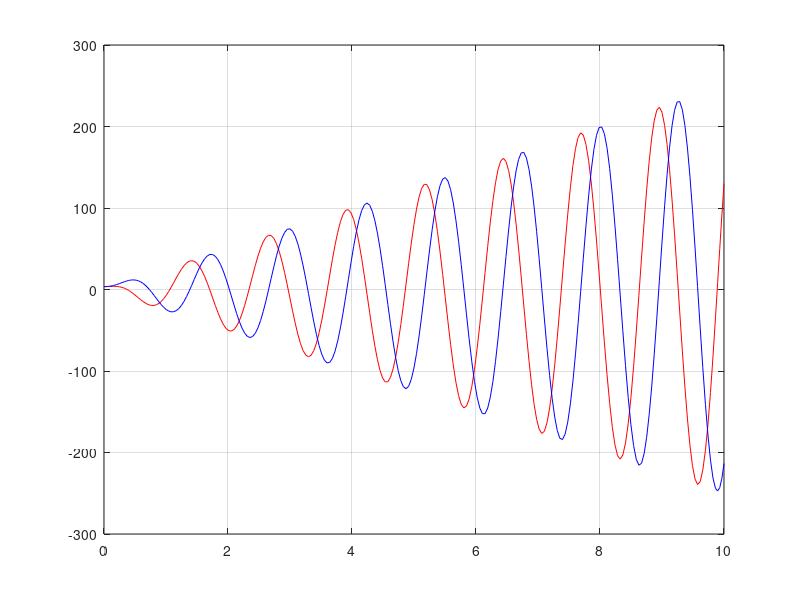
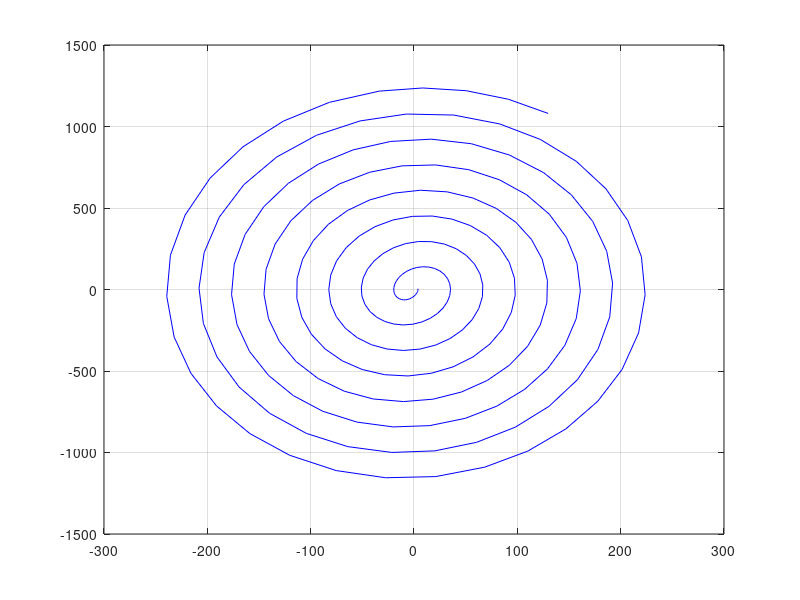
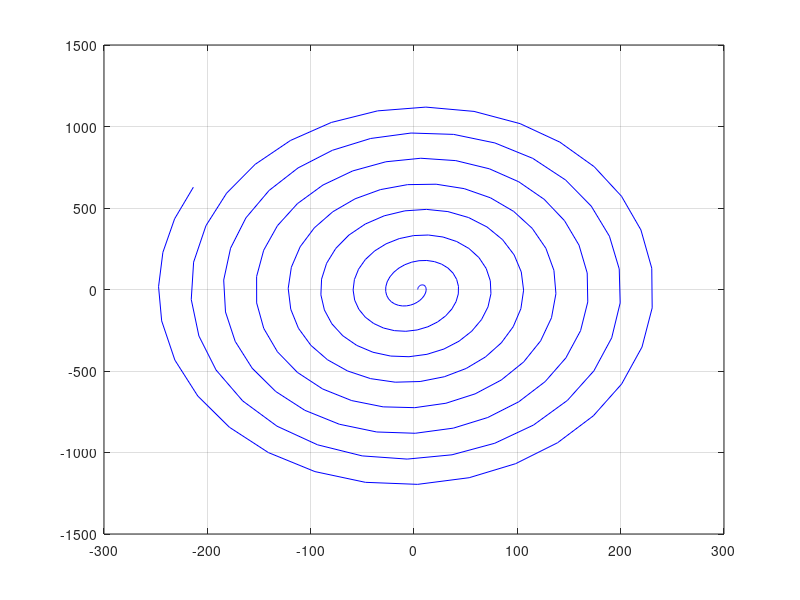
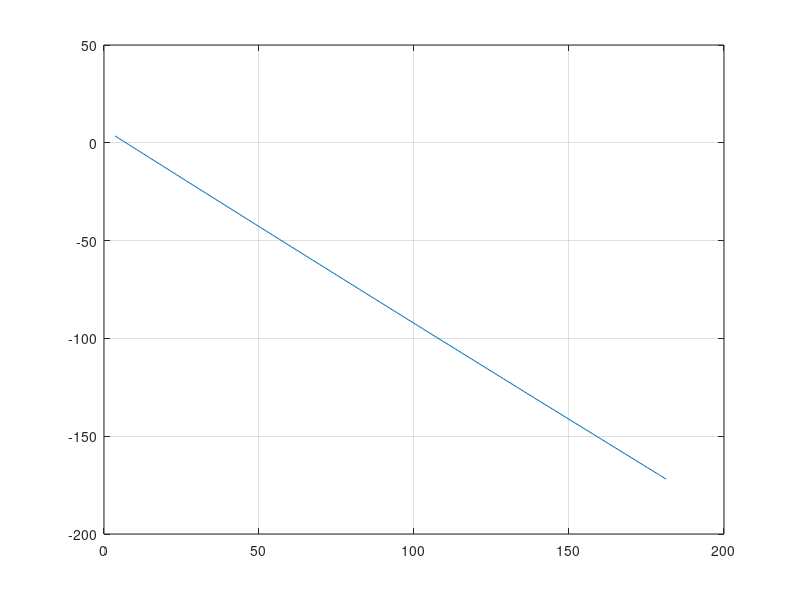

Write the MATLAB code that produced these figures, in order.
function carrusel
close all
clear
clc

R = 5;
x0 = R*cos(pi/4);
y0 = R*sin(pi/4);

c_in = [x0,0,y0,0];                 % Condiciones iniciales x,dx,y,dy
t_span = [0 10];

[t,j] = ode45(@carr,t_span,c_in);

figure(1)
plot(t,j(:,1),'r',t,j(:,3),'b')
grid on

figure(2)
plot(j(:,1),j(:,2),'b')
grid on

figure(3)
plot(j(:,3),j(:,4),'b')
grid on

X = j(:,1);
Y = j(:,3);

w = 5;

x =  X.*cos(w*t) + Y.*sin(w*t);
y = -X.*sin(w*t) + Y.*cos(w*t);

figure(4)
plot(x,y);
grid on


end

function dx = carr(~,x)

w = 5;              % Velocidad angular 5 rad/sec
dx = ones(4,1);

dx(1) = x(2);
dx(2) = (w^2)*x(1) - 2*w*x(4);

dx(3) = x(4);
dx(4) = (w^2)*x(3) + 2*w*x(2);


%dx = dx';

end